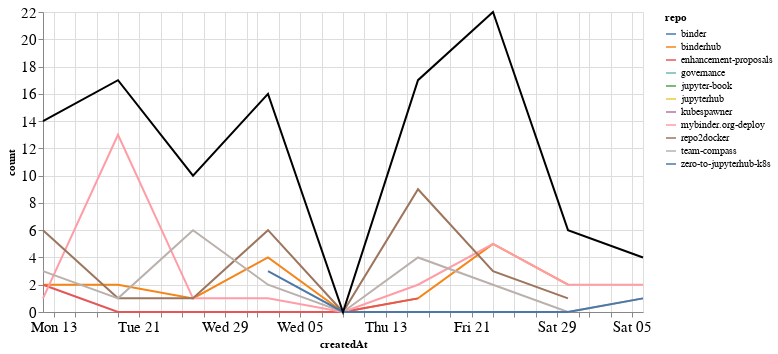

This figure's notebook cell:
### Markdown cell above
## Comments

### Code cell
comments_time = comments.groupby('repo').resample('W', on='createdAt').count()['author'].reset_index()
comments_time = comments_time.rename(columns={'author': 'count'})
comments_time_total = comments_time.groupby('createdAt').agg({"count": "sum"}).reset_index()
ch1 = alt.Chart(comments_time, width=600).mark_line().encode(
    x='createdAt',
    y='count',
    color='repo',
    tooltip="repo"
)

ch2 = alt.Chart(comments_time_total, width=600).mark_line(color="black").encode(
    x='createdAt',
    y='count',
)

ch1 + ch2

### Figure 1 — Vega-Lite specification as saved in the notebook (floating-point values rounded to 4 significant figures)
{"config": {"axisLeft": {"labelFontSize": 15}, "axisBottom": {"labelFontSize": 15}}, "layer": [{"data": {"name": "data-46124493a71330be30bc396ded49fae5"}, "mark": "line", "encoding": {"color": {"type": "nominal", "field": "repo"}, "tooltip": {"type": "nominal", "field": "repo"}, "x": {"type": "temporal", "field": "createdAt"}, "y": {"type": "quantitative", "field": "count"}}, "width": 600}, {"data": {"name": "data-4939c794f910ce58b23bfdb433dc6b2a"}, "mark": {"type": "line", "color": "black"}, "encoding": {"x": {"type": "temporal", "field": "createdAt"}, "y": {"type": "quantitative", "field": "count"}}, "width": 600}], "$schema": "https://vega.github.io/schema/vega-lite/v4.8.1.json", "datasets": {"data-46124493a71330be30bc396ded49fae5": [{"repo": "binder", "createdAt": "2020-08-23T00:00:00", "count": 1}, {"repo": "binderhub", "createdAt": "2020-07-12T00:00:00", "count": 2}, {"repo": "binderhub", "createdAt": "2020-07-19T00:00:00", "count": 2}, {"repo": "binderhub", "createdAt": "2020-07-26T00:00:00", "count": 1}, {"repo": "binderhub", "createdAt": "2020-08-02T00:00:00", "count": 4}, {"repo": "binderhub", "createdAt": "2020-08-09T00:00:00", "count": 0}, {"repo": "binderhub", "createdAt": "2020-08-16T00:00:00", "count": 1}, {"repo": "binderhub", "createdAt": "2020-08-23T00:00:00", "count": 5}, {"repo": "binderhub", "createdAt": "2020-08-30T00:00:00", "count": 2}, {"repo": "enhancement-proposals", "createdAt": "2020-07-12T00:00:00", "count": 2}, {"repo": "enhancement-proposals", "createdAt": "2020-07-19T00:00:00", "count": 0}, {"repo": "enhancement-proposals", "createdAt": "2020-07-26T00:00:00", "count": 0}, {"repo": "enhancement-proposals", "createdAt": "2020-08-02T00:00:00", "count": 0}, {"repo": "enhancement-proposals", "createdAt": "2020-08-09T00:00:00", "count": 0}, {"repo": "enhancement-proposals", "createdAt": "2020-08-16T00:00:00", "count": 1}, {"repo": "governance", "createdAt": "2020-08-23T00:00:00", "count": 2}, {"repo": "jupyter-book", "createdAt": "2020-08-30T00:00:00", "count": 1}, {"repo": "jupyterhub", "createdAt": "2020-08-23T00:00:00", "count": 4}, {"repo": "kubespawner", "createdAt": "2020-07-26T00:00:00", "count": 1}, {"repo": "mybinder.org-deploy", "createdAt": "2020-07-12T00:00:00", "count": 1}, {"repo": "mybinder.org-deploy", "createdAt": "2020-07-19T00:00:00", "count": 13}, {"repo": "mybinder.org-deploy", "createdAt": "2020-07-26T00:00:00", "count": 1}, {"repo": "mybinder.org-deploy", "createdAt": "2020-08-02T00:00:00", "count": 1}, {"repo": "mybinder.org-deploy", "createdAt": "2020-08-09T00:00:00", "count": 0}, {"repo": "mybinder.org-deploy", "createdAt": "2020-08-16T00:00:00", "count": 2}, {"repo": "mybinder.org-deploy", "createdAt": "2020-08-23T00:00:00", "count": 5}, {"repo": "mybinder.org-deploy", "createdAt": "2020-08-30T00:00:00", "count": 2}, {"repo": "mybinder.org-deploy", "createdAt": "2020-09-06T00:00:00", "count": 2}, {"repo": "repo2docker", "createdAt": "2020-07-12T00:00:00", "count": 6}, {"repo": "repo2docker", "createdAt": "2020-07-19T00:00:00", "count": 1}, {"repo": "repo2docker", "createdAt": "2020-07-26T00:00:00", "count": 1}, {"repo": "repo2docker", "createdAt": "2020-08-02T00:00:00", "count": 6}, {"repo": "repo2docker", "createdAt": "2020-08-09T00:00:00", "count": 0}, {"repo": "repo2docker", "createdAt": "2020-08-16T00:00:00", "count": 9}, {"repo": "repo2docker", "createdAt": "2020-08-23T00:00:00", "count": 3}, {"repo": "repo2docker", "createdAt": "2020-08-30T00:00:00", "count": 1}, {"repo": "team-compass", "createdAt": "2020-07-12T00:00:00", "count": 3}, {"repo": "team-compass", "createdAt": "2020-07-19T00:00:00", "count": 1}, {"repo": "team-compass", "createdAt": "2020-07-26T00:00:00", "count": 6}, {"repo": "team-compass", "createdAt": "2020-08-02T00:00:00", "count": 2}, {"repo": "team-compass", "createdAt": "2020-08-09T00:00:00", "count": 0}, {"repo": "team-compass", "createdAt": "2020-08-16T00:00:00", "count": 4}, {"repo": "team-compass", "createdAt": "2020-08-23T00:00:00", "count": 2}, {"repo": "team-compass", "createdAt": "2020-08-30T00:00:00", "count": 0}, {"repo": "team-compass", "createdAt": "2020-09-06T00:00:00", "count": 1}, {"repo": "zero-to-jupyterhub-k8s", "createdAt": "2020-08-02T00:00:00", "count": 3}, {"repo": "zero-to-jupyterhub-k8s", "createdAt": "2020-08-09T00:00:00", "count": 0}, {"repo": "zero-to-jupyterhub-k8s", "createdAt": "2020-08-16T00:00:00", "count": 0}, {"repo": "zero-to-jupyterhub-k8s", "createdAt": "2020-08-23T00:00:00", "count": 0}, {"repo": "zero-to-jupyterhub-k8s", "createdAt": "2020-08-30T00:00:00", "count": 0}, {"repo": "zero-to-jupyterhub-k8s", "createdAt": "2020-09-06T00:00:00", "count": 1}], "data-4939c794f910ce58b23bfdb433dc6b2a": [{"createdAt": "2020-07-12T00:00:00", "count": 14}, {"createdAt": "2020-07-19T00:00:00", "count": 17}, {"createdAt": "2020-07-26T00:00:00", "count": 10}, {"createdAt": "2020-08-02T00:00:00", "count": 16}, {"createdAt": "2020-08-09T00:00:00", "count": 0}, {"createdAt": "2020-08-16T00:00:00", "count": 17}, {"createdAt": "2020-08-23T00:00:00", "count": 22}, {"createdAt": "2020-08-30T00:00:00", "count": 6}, {"createdAt": "2020-09-06T00:00:00", "count": 4}]}}
